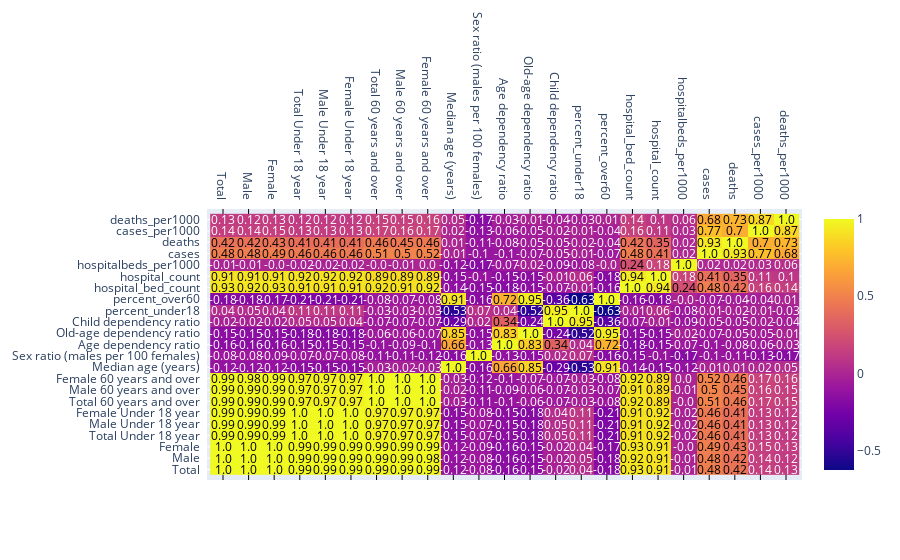

The notebook cell this image was saved under:
### Code cell
# correlation table
covid_corr = df_county_health.corr()

# make an annotated heatmap
county_covid19_heatmap = ff.create_annotated_heatmap(z = covid_corr.values, 
                                       x=list(covid_corr.columns), 
                                       y=list(covid_corr.index), 
                                       annotation_text=covid_corr.round(2).values, 
                                       showscale = True 
                                       )

county_covid19_heatmap
